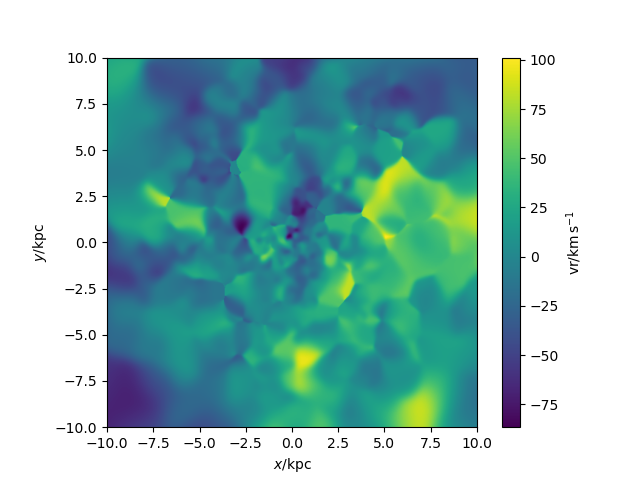

This chart was generated by the following Python code:
#galaxy 372 gas velocity code
import pynbody
import numpy as np
import pandas as pd
import pynbody.plot.sph as sph
import matplotlib.pyplot as plt

#loading snapshot
s=pynbody.load('/mnt/data0/jillian/gguaman/r372/cosmo25p.768sg1bwK1BHe75.007779')

#setting to physical units
s.physical_units()

#centering halo
pynbody.analysis.angmom.faceon(s)

#creating gas velocity plot
sph.image(s.g,qty="vr",width=40,denoise=True,approximate_fast=False,log=False)

#plt.show()
plt.savefig("galaxy372_velocity.png")
